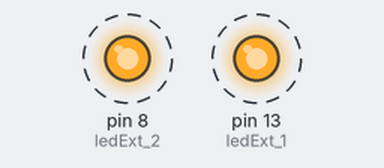
A sketch run on a simulated Arduino Uno, built with avr-gcc and run on an emulated ATmega328P. Parts: output pins drawn as LEDs (lit = HIGH). Dashed ring = blinking.

Above: at 0.2 s.
Timing chart, 0 to 4.6 s (numbered marks = the images above):
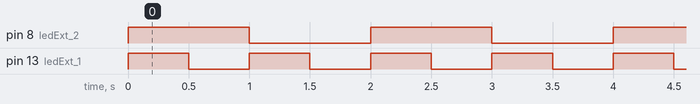

Measured:
- by itself, pin 8 (ledExt_2): alternates HIGH for 1.0 s and LOW for 1.0 s
- by itself, pin 13 (ledExt_1): alternates HIGH for 0.50 s and LOW for 0.50 s
- by itself, everything shown: repeats every 2.0 s, in 4 steps

The sketch:

5_-_Led_parpadea_al_doble_de_frecuencia_del_otro_led.ino
```cpp
// Guía 1 - Herramientas - Hello World
// 5 - Led parpadea al doble de frecuencia del otro led
// Usando el conexionado del punto anterior, genere un nuevo sketch para que el led externo conectado al pin 13 parpadee al doble de frecuencia que el led conectado al pin 8.

// Defino elementos
#define ledExt_2 8
#define ledExt_1 13 // Led que parpadea a doble de frecuencia


void setup() {
  // Inicializo los leds como salida
  pinMode(ledExt_1, OUTPUT);
  pinMode(ledExt_2, OUTPUT);
}


void loop() {

  digitalWrite(ledExt_1, HIGH);
  digitalWrite(ledExt_2, HIGH);

  delay(500);
  digitalWrite(ledExt_1, LOW);

  delay(500);
  digitalWrite(ledExt_2, LOW);
  digitalWrite(ledExt_1, HIGH);

  delay(500);
  digitalWrite(ledExt_1, LOW);
  delay(500);
}
```
